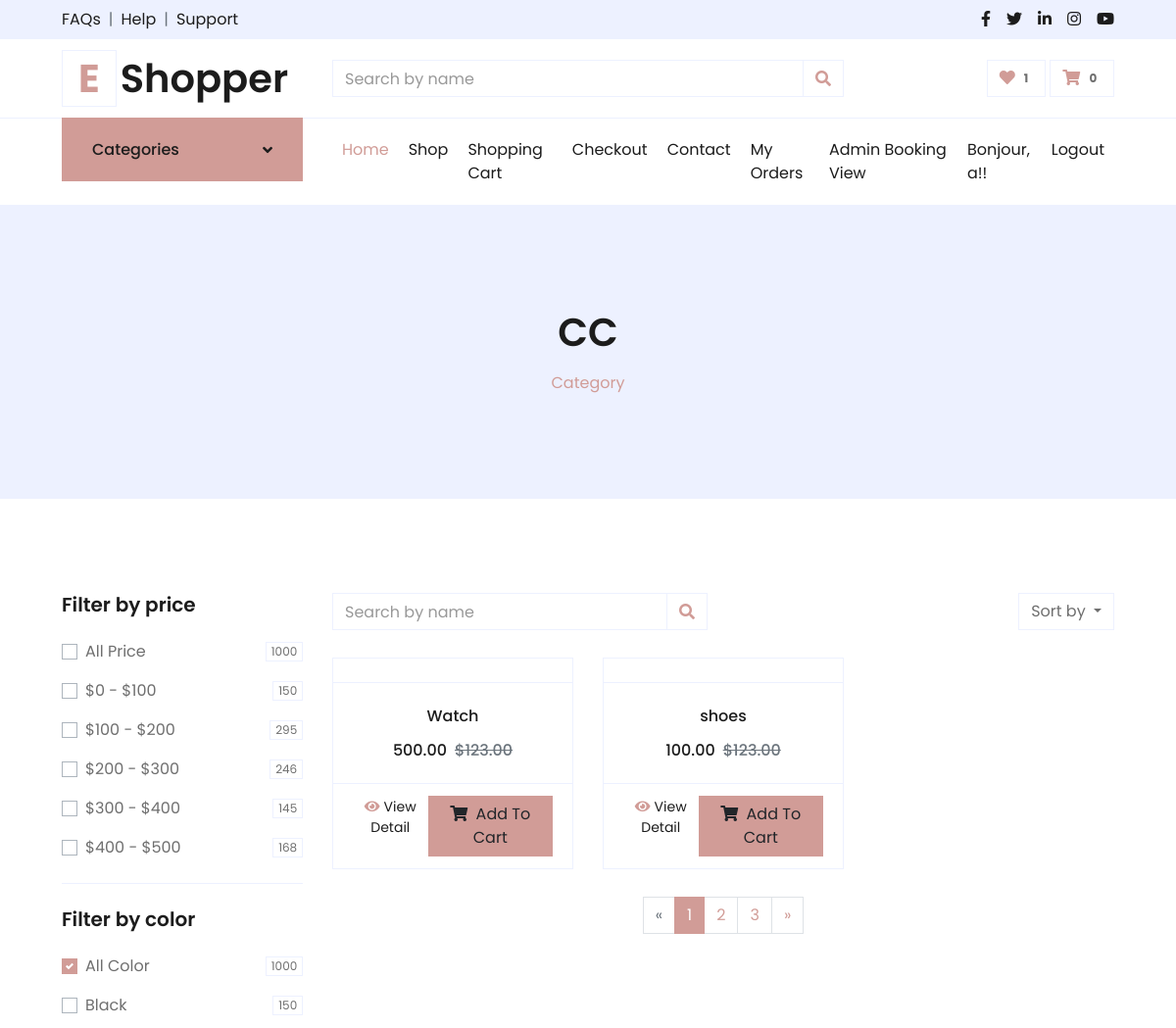
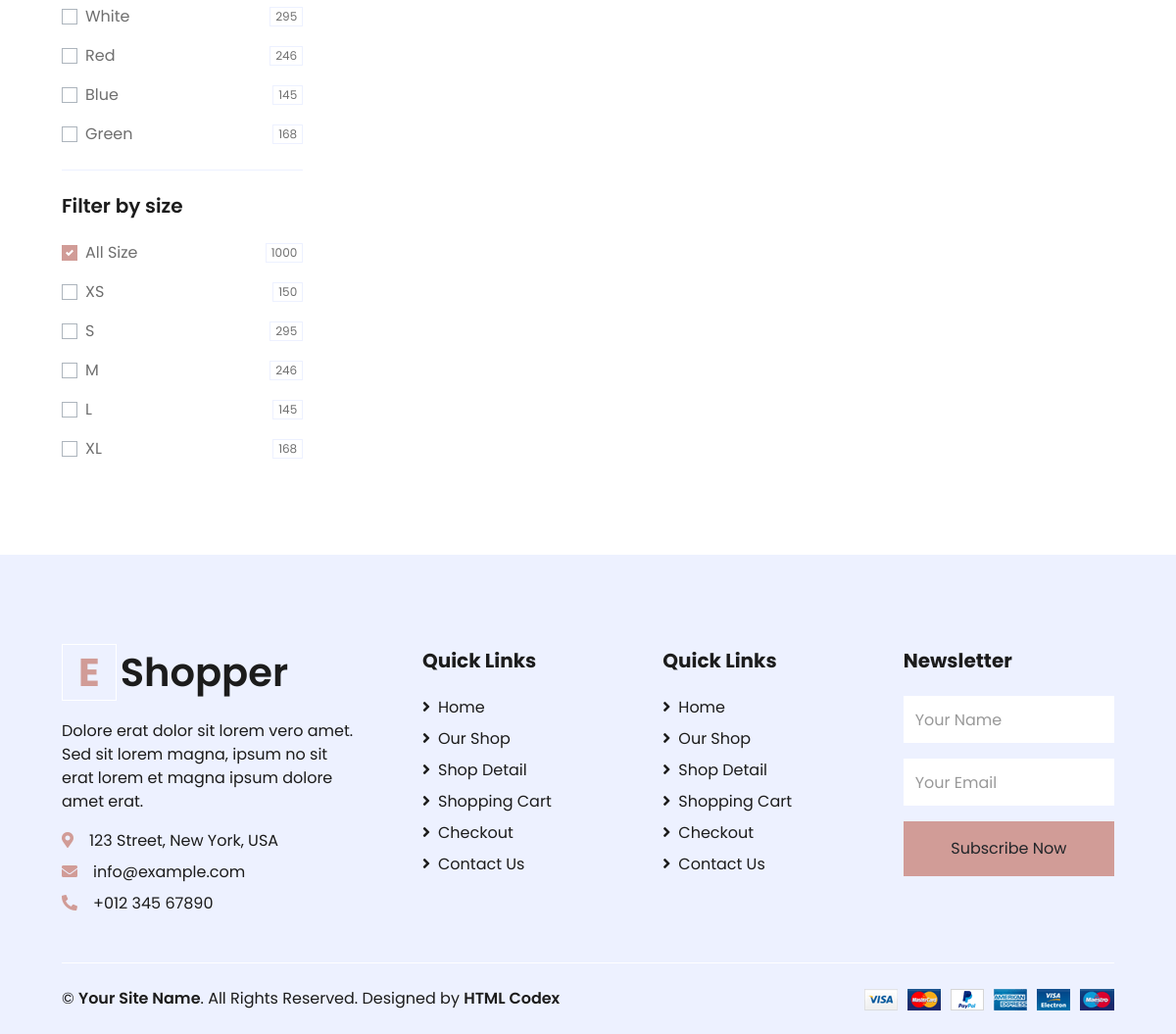
/category/1/ (signed in), run on the app's committed database (2 pictures, top to bottom).
### ProductsApp/models.py (models this page shows, shortened)
class ProductCategory(models.Model):
    parent_category = models.ForeignKey('self', on_delete=models.CASCADE, blank=True, null=True)
    category_name = models.CharField(max_length=255)

class Product(models.Model):
    name = models.CharField(max_length=100)
    category = models.ForeignKey(ProductCategory, on_delete=models.CASCADE)
    description = models.TextField(null=True)
    price = models.DecimalField(max_digits=10, decimal_places=2)
    qty = models.IntegerField()
    image = models.ImageField(upload_to='products/')
    color = models.CharField(max_length=50, null=True)
    size = models.CharField(max_length=10, null=True)

### ProductsApp/views.py (the view, shortened to what this page needs)
# urls.py: path('category/<int:cid>/',category_product_list_view ,name='category'),
def category_product_list_view(request, cid):
    category = get_object_or_404(ProductCategory, id=cid)
    products = Product.objects.filter(category=category)
    price_filter = request.GET.getlist('price-all')
    if price_filter:
        pass
    else:
        price_ranges = ['price-1', 'price-2', 'price-3', 'price-4', 'price-5']
        selected_ranges = [range_key for range_key in price_ranges if request.GET.get(range_key)]
    context = {
        "category": category,
        "products": products,
    }
    return render(request, "category.html", context)

### CartApp/context_processors.py (called while the page is built)
def cart_total_quantity(request):
    total_quantity = 0
    if request.user.is_authenticated:
        cart_items = CartItem.objects.filter(user=request.user)
        total_quantity = cart_items.aggregate(Sum('quantity'))['quantity__sum'] or 0
    return {'total_quantity': total_quantity}

def wishlist_count(request):
    if request.user.is_authenticated:
        return {'wishlist_count': WishlistItem.objects.filter(user=request.user).count()}
    return {'wishlist_count': 0}

### templates/category.html (shortened to what this page needs)
{% extends 'base.html' %}
{% load static %}
{% block content %}
    <div class="container-fluid bg-secondary mb-5">
        <div class="d-flex flex-column align-items-center justify-content-center" style="min-height: 300px">
            <h1 class="font-weight-semi-bold text-uppercase mb-3">
                {{ category.category_name }}
            </h1>
            <div class="d-inline-flex">
                <p class="m-0"><a href="">Category</a></p>
            </div>
        </div>
    </div>
    <div class="container-fluid pt-5">
        <div class="row px-xl-5">
            <div class="col-lg-3 col-md-12">
                <div class="border-bottom mb-4 pb-4">
                    <h5 class="font-weight-semi-bold mb-4">Filter by price</h5>
                    <form method="get" action="" id="filter-form">
                        <div class="custom-control custom-checkbox d-flex align-items-center justify-content-between mb-3">
                            <label class="custom-control-label" for="price-all">All Price</label>
                            <span class="badge border font-weight-normal">1000</span>
                        </div>
                        <div class="custom-control custom-checkbox d-flex align-items-center justify-content-between mb-3">
                            <label class="custom-control-label" for="price-1">$0 - $100</label>
                            <span class="badge border font-weight-normal">150</span>
                        </div>
                        <div class="custom-control custom-checkbox d-flex align-items-center justify-content-between mb-3">
                            <label class="custom-control-label" for="price-2">$100 - $200</label>
                            <span class="badge border font-weight-normal">295</span>
                        </div>
                        <div class="custom-control custom-checkbox d-flex align-items-center justify-content-between mb-3">
                            <label class="custom-control-label" for="price-3">$200 - $300</label>
                            <span class="badge border font-weight-normal">246</span>
                        </div>
                        <div class="custom-control custom-checkbox d-flex align-items-center justify-content-between mb-3">
                            <label class="custom-control-label" for="price-4">$300 - $400</label>
                            <span class="badge border font-weight-normal">145</span>
                        </div>
                        <div class="custom-control custom-checkbox d-flex align-items-center justify-content-between">
                            <label class="custom-control-label" for="price-5">$400 - $500</label>
                            <span class="badge border font-weight-normal">168</span>
                        </div>
                    </form>
                </div>
                <div class="border-bottom mb-4 pb-4">
                    <h5 class="font-weight-semi-bold mb-4">Filter by color</h5>
                    <form method="get" action="" id="filter-form">
                        <div class="custom-control custom-checkbox d-flex align-items-center justify-content-between mb-3">
                            <label class="custom-control-label" for="color-all">All Color</label>
                            <span class="badge border font-weight-normal">1000</span>
                        </div>
                        <div class="custom-control custom-checkbox d-flex align-items-center justify-content-between mb-3">
                            <label class="custom-control-label" for="color-1">Black</label>
                            <span class="badge border font-weight-normal">150</span>
                        </div>
                        <div class="custom-control custom-checkbox d-flex align-items-center justify-content-between mb-3">
                            <label class="custom-control-label" for="color-2">White</label>
                            <span class="badge border font-weight-normal">295</span>
                        </div>
                        <div class="custom-control custom-checkbox d-flex align-items-center justify-content-between mb-3">
                            <label class="custom-control-label" for="color-3">Red</label>
                            <span class="badge border font-weight-normal">246</span>
                        </div>
                        <div class="custom-control custom-checkbox d-flex align-items-center justify-content-between mb-3">
                            <label class="custom-control-label" for="color-4">Blue</label>
                            <span class="badge border font-weight-normal">145</span>
                        </div>
                        <div class="custom-control custom-checkbox d-flex align-items-center justify-content-between">
                            <label class="custom-control-label" for="color-5">Green</label>
                            <span class="badge border font-weight-normal">168</span>
                        </div>
                    </form>
                </div>
                <div class="mb-5">
                    <h5 class="font-weight-semi-bold mb-4">Filter by size</h5>
                    <form method="get" action="" id="filter-form">
                        <div class="custom-control custom-checkbox d-flex align-items-center justify-content-between mb-3">
                            <label class="custom-control-label" for="size-all">All Size</label>
                            <span class="badge border font-weight-normal">1000</span>
                        </div>
                        <div class="custom-control custom-checkbox d-flex align-items-center justify-content-between mb-3">
                            <label class="custom-control-label" for="size-1">XS</label>
                            <span class="badge border font-weight-normal">150</span>
                        </div>
                        <div class="custom-control custom-checkbox d-flex align-items-center justify-content-between mb-3">
                            <label class="custom-control-label" for="size-2">S</label>
                            <span class="badge border font-weight-normal">295</span>
                        </div>
                        <div class="custom-control custom-checkbox d-flex align-items-center justify-content-between mb-3">
                            <label class="custom-control-label" for="size-3">M</label>
                            <span class="badge border font-weight-normal">246</span>
                        </div>
                        <div class="custom-control custom-checkbox d-flex align-items-center justify-content-between mb-3">
                            <label class="custom-control-label" for="size-4">L</label>
                            <span class="badge border font-weight-normal">145</span>
                        </div>
                        <div class="custom-control custom-checkbox d-flex align-items-center justify-content-between">
                            <label class="custom-control-label" for="size-5">XL</label>
                            <span class="badge border font-weight-normal">168</span>
                        </div>
                    </form>
                </div>
            </div>
            <div class="col-lg-9 col-md-12">
                <div class="row pb-3">
                    <div class="col-12 pb-1">
                        <div class="d-flex align-items-center justify-content-between mb-4">
                            <form action="">
                                <div class="input-group">
                                    <input type="text" class="form-control" placeholder="Search by name">
                                    <div class="input-group-append">
                                        <span class="input-group-text bg-transparent text-primary">
                                            <i class="fa fa-search"></i>
                                        </span>
                                    </div>
                                </div>
                            </form>
                            <div class="dropdown ml-4">
                                <button class="btn border dropdown-toggle" type="button" id="triggerId" data-toggle="dropdown" aria-haspopup="true"
                                        aria-expanded="false">
                                            Sort by
                                        </button>
                            </div>
                        </div>
                    </div>
                    {% if products %}
                    {% for product in products %}
                    <div class="col-lg-4 col-md-6 col-sm-12 pb-1">
                        <div class="card product-item border-0 mb-4">
                            <div class="card-header product-img position-relative overflow-hidden bg-transparent border p-0">
                            </div>
                            <div class="card-body border-left border-right text-center p-0 pt-4 pb-3">
                                <h6 class="text-truncate mb-3">{{product.name}}</h6>
                                <div class="d-flex justify-content-center">
                                    <h6>{{product.price}}</h6><h6 class="text-muted ml-2"><del>$123.00</del></h6>
                                </div>
                            </div>
                            <div class="card-footer d-flex justify-content-between bg-light border">
                                <a href="{% url 'product_detail' product.id %}" class="btn btn-sm text-dark p-0">
                                    <i class="fas fa-eye text-primary mr-1"></i>View Detail
                                </a>
                                           <a href="{% url 'CartApp:add_to_cart' product_id=product.id %}" class="btn btn-primary px-3"><i class="fa fa-shopping-cart mr-1"></i> Add To Cart </a>
                            </div>
                        </div>
                    </div>
                    {% endfor%}
                    {% else %}
                        <p>No products available in this category.</p>
                    {% endif %}
                    <div class="col-12 pb-1">
                        <nav aria-label="Page navigation">
                          <ul class="pagination justify-content-center mb-3">
                            <li class="page-item disabled">
                              <a class="page-link" href="#" aria-label="Previous">
                                <span aria-hidden="true">&laquo;</span>
                              </a>
                            </li>
                            <li class="page-item active"><a class="page-link" href="#">1</a></li>
                            <li class="page-item"><a class="page-link" href="#">2</a></li>
                            <li class="page-item"><a class="page-link" href="#">3</a></li>
                            <li class="page-item">
                              <a class="page-link" href="#" aria-label="Next">
                                <span aria-hidden="true">&raquo;</span>
                              </a>
                            </li>
                          </ul>
                        </nav>
                    </div>
                </div>
            </div>
        </div>
    </div>
</body>
{% endblock content%}

### templates/parts/navbar.html (shortened to what this page needs)
{% load static %}
<div class="container-fluid">
    <div class="row border-top px-xl-5">
        <div class="col-lg-3 d-none d-lg-block">
            <a class="btn shadow-none d-flex align-items-center justify-content-between bg-primary text-white w-100" data-toggle="collapse" href="#navbar-vertical" style="height: 65px; margin-top: -1px; padding: 0 30px;">
                <h6 class="m-0">Categories</h6>
                <i class="fa fa-angle-down text-dark"></i>
            </a>
        </div>
        <div class="col-lg-9">
            <nav class="navbar navbar-expand-lg bg-light navbar-light py-3 py-lg-0 px-0">
                <div class="collapse navbar-collapse justify-content-between" id="navbarCollapse">
                    <div class="navbar-nav mr-auto py-0">
                        {% if user.is_authenticated %}
                            <a href="{% url "index" %}" class="nav-item nav-link active">Home</a>
                            <a href="{% url "shop" %}" class="nav-item nav-link">Shop</a>
                            <a href="{% url 'CartApp:view_cart' %}" class="nav-item nav-link">Shopping Cart</a>
                            <a href="{% url "checkout" %}" class="nav-item nav-link">Checkout</a>
                            <a href="{% url 'contact' %}" class="nav-item nav-link">Contact</a>
                            <a href="{% url 'my_order_view' %}" class="nav-item nav-link">My Orders</a>
                            {% if user.is_staff %}
                                <a href="{% url 'admin-view-booking' %}" class="nav-item nav-link">Admin Booking View</a>
                            {% endif %}
                        {% else %}
                            <a href="{% url "index" %}" class="nav-item nav-link active">Home</a>
                            <a href="{% url "shop" %}" class="nav-item nav-link">Shop</a>
                            <a href="contact" class="nav-item nav-link">Contact</a>
                        {% endif %}
                    </div>
                    <div class="navbar-nav ml-auto py-0">
                        {% if user.is_authenticated %}
                            <li class="nav-item nav-link">Bonjour, {{ user.username }}!!</li>
                            <a href="{% url "logout" %}" class="nav-item nav-link">Logout</a>
                        {% else %}
                            <a href="{% url "login" %}" class="nav-item nav-link">Login / Register</a>
                        {% endif %}
                    </div>
                </div>
            </nav>
        </div>
    </div>
</div>

### data on the page
ProductCategory: category_name "CC"
Product: name "Watch", price "500.00"
Product: name "shoes", price "100.00"

### other printed values
{{ wishlist_count }} "1"
{{ total_quantity }} "0"
{{ user.username }} "a"
